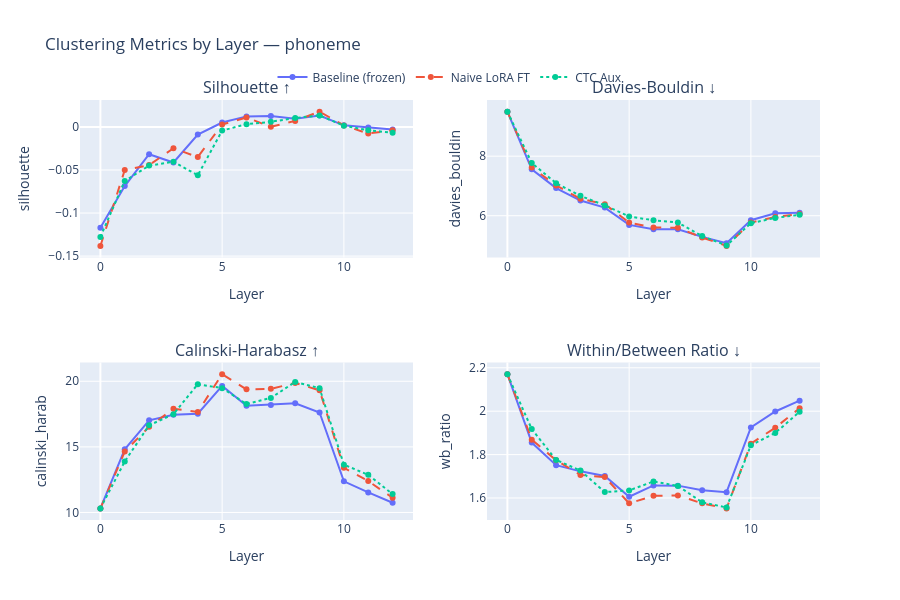
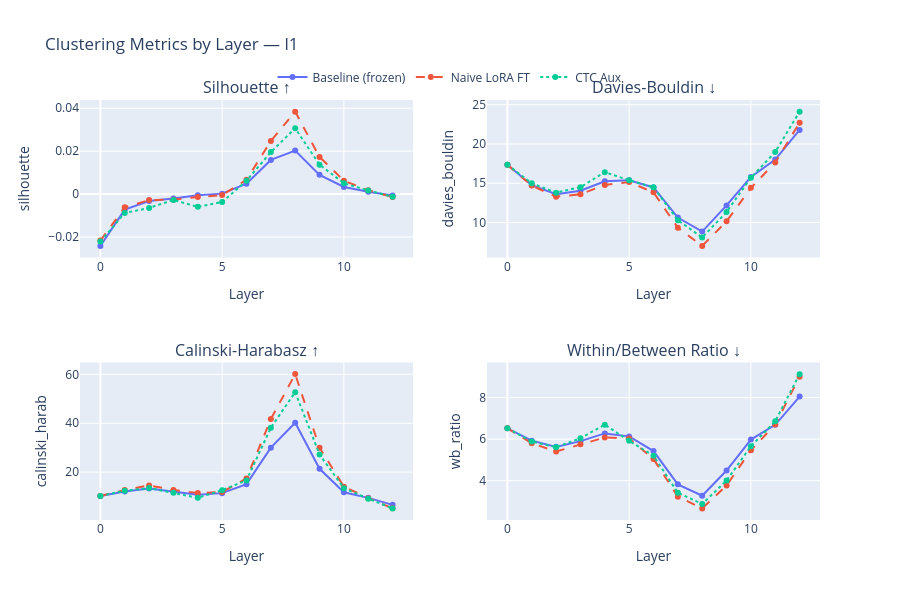
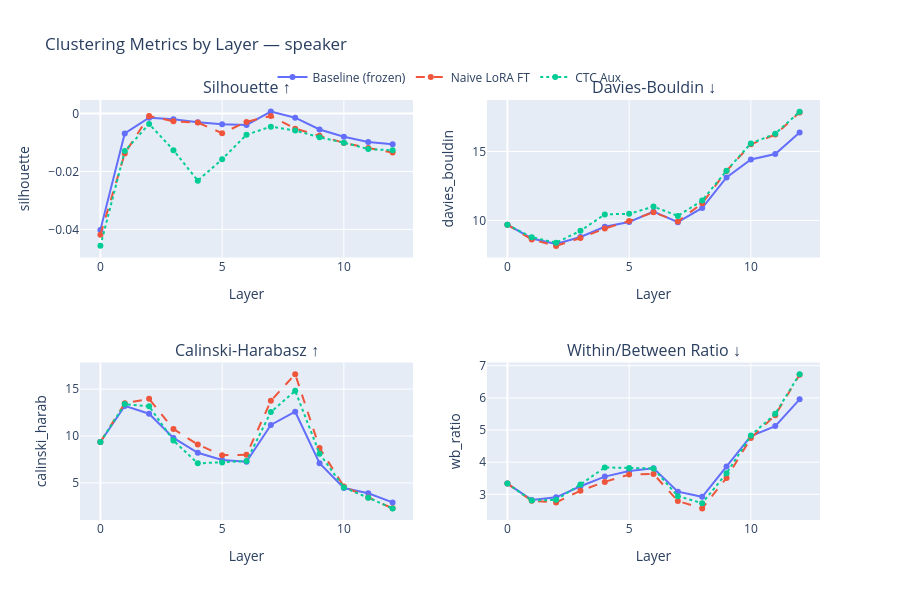

Notebook code cell kept with these figures, in order:
### Markdown cell above
---
# Section 3 — Layer Progression Charts

### Code cell
# ── 3a. Per-label metric progression ─────────────────────────────────────────
for label_type in LABEL_TYPES:
    sub = df[df["label_type"] == label_type]
    fig = make_subplots(rows=2, cols=2,
                        subplot_titles=[t for t, _ in METRICS.values()])
    positions = [(1,1),(1,2),(2,1),(2,2)]
    for (metric, (title, _)), (r, c) in zip(METRICS.items(), positions):
        for key in MODELS:
            msub = sub[sub["model"] == key].sort_values("layer")
            s    = MODEL_STYLES.get(key, {})
            fig.add_trace(go.Scatter(
                x=msub["layer"], y=msub[metric],
                name=s.get("label", key), legendgroup=key,
                showlegend=(r == 1 and c == 1),
                line=dict(color=s.get("color"), dash=s.get("dash"), width=2),
                mode="lines+markers",
            ), row=r, col=c)
        fig.update_xaxes(title_text="Layer", row=r, col=c)
        fig.update_yaxes(title_text=metric[:14], row=r, col=c)
    fig.update_layout(
        title=f"Clustering Metrics by Layer — {label_type}",
        height=600,
        legend=dict(orientation="h", yanchor="bottom", y=1.02, xanchor="center", x=0.5),
    )
    fig.show()

### Figure 1 — Plotly figure (JSON) as saved in the notebook; plotly's stock layout.template omitted (floating-point values rounded to 4 significant figures)
{"data": [{"legendgroup": "baseline", "line": {"color": "#636EFA", "dash": "solid", "width": 2}, "mode": "lines+markers", "name": "Baseline (frozen)", "showlegend": true, "type": "scatter", "x": [0, 1, 2, 3, 4, 5, 6, 7, 8, 9, 10, 11, 12], "xaxis": "x", "y": [-0.117, -0.06866, -0.0317, -0.04126, -0.008838, 0.005162, 0.01229, 0.01262, 0.009674, 0.01338, 0.001925, -0.0007423, -0.002853], "yaxis": "y"}, {"legendgroup": "baseline_lora", "line": {"color": "#EF553B", "dash": "dash", "width": 2}, "mode": "lines+markers", "name": "Naive LoRA FT", "showlegend": true, "type": "scatter", "x": [0, 1, 2, 3, 4, 5, 6, 7, 8, 9, 10, 11, 12], "xaxis": "x", "y": [-0.1381, -0.05002, -0.04423, -0.02477, -0.03496, 0.002924, 0.01091, 0.0001904, 0.007077, 0.01782, 0.001737, -0.00757, -0.003943], "yaxis": "y"}, {"legendgroup": "ctc_aux", "line": {"color": "#00CC96", "dash": "dot", "width": 2}, "mode": "lines+markers", "name": "CTC Aux", "showlegend": true, "type": "scatter", "x": [0, 1, 2, 3, 4, 5, 6, 7, 8, 9, 10, 11, 12], "xaxis": "x", "y": [-0.1278, -0.06272, -0.04487, -0.04047, -0.05611, -0.004177, 0.003207, 0.005988, 0.01043, 0.01338, 0.001501, -0.003909, -0.006601], "yaxis": "y"}, {"legendgroup": "baseline", "line": {"color": "#636EFA", "dash": "solid", "width": 2}, "mode": "lines+markers", "name": "Baseline (frozen)", "showlegend": false, "type": "scatter", "x": [0, 1, 2, 3, 4, 5, 6, 7, 8, 9, 10, 11, 12], "xaxis": "x2", "y": [9.497, 7.559, 6.928, 6.509, 6.273, 5.692, 5.546, 5.545, 5.288, 5.076, 5.848, 6.081, 6.099], "yaxis": "y2"}, {"legendgroup": "baseline_lora", "line": {"color": "#EF553B", "dash": "dash", "width": 2}, "mode": "lines+markers", "name": "Naive LoRA FT", "showlegend": false, "type": "scatter", "x": [0, 1, 2, 3, 4, 5, 6, 7, 8, 9, 10, 11, 12], "xaxis": "x2", "y": [9.497, 7.62, 7.017, 6.569, 6.388, 5.772, 5.604, 5.597, 5.268, 4.987, 5.771, 5.956, 6.062], "yaxis": "y2"}, {"legendgroup": "ctc_aux", "line": {"color": "#00CC96", "dash": "dot", "width": 2}, "mode": "lines+markers", "name": "CTC Aux", "showlegend": false, "type": "scatter", "x": [0, 1, 2, 3, 4, 5, 6, 7, 8, 9, 10, 11, 12], "xaxis": "x2", "y": [9.497, 7.772, 7.093, 6.668, 6.347, 5.972, 5.848, 5.771, 5.316, 5.0, 5.749, 5.928, 6.03], "yaxis": "y2"}, {"legendgroup": "baseline", "line": {"color": "#636EFA", "dash": "solid", "width": 2}, "mode": "lines+markers", "name": "Baseline (frozen)", "showlegend": false, "type": "scatter", "x": [0, 1, 2, 3, 4, 5, 6, 7, 8, 9, 10, 11, 12], "xaxis": "x3", "y": [10.31, 14.81, 17.02, 17.45, 17.53, 19.64, 18.13, 18.2, 18.32, 17.62, 12.37, 11.53, 10.74], "yaxis": "y3"}, {"legendgroup": "baseline_lora", "line": {"color": "#EF553B", "dash": "dash", "width": 2}, "mode": "lines+markers", "name": "Naive LoRA FT", "showlegend": false, "type": "scatter", "x": [0, 1, 2, 3, 4, 5, 6, 7, 8, 9, 10, 11, 12], "xaxis": "x3", "y": [10.31, 14.64, 16.53, 17.9, 17.67, 20.55, 19.38, 19.42, 19.87, 19.31, 13.4, 12.4, 11.12], "yaxis": "y3"}, {"legendgroup": "ctc_aux", "line": {"color": "#00CC96", "dash": "dot", "width": 2}, "mode": "lines+markers", "name": "CTC Aux", "showlegend": false, "type": "scatter", "x": [0, 1, 2, 3, 4, 5, 6, 7, 8, 9, 10, 11, 12], "xaxis": "x3", "y": [10.31, 13.89, 16.65, 17.49, 19.78, 19.48, 18.27, 18.73, 19.95, 19.48, 13.64, 12.87, 11.4], "yaxis": "y3"}, {"legendgroup": "baseline", "line": {"color": "#636EFA", "dash": "solid", "width": 2}, "mode": "lines+markers", "name": "Baseline (frozen)", "showlegend": false, "type": "scatter", "x": [0, 1, 2, 3, 4, 5, 6, 7, 8, 9, 10, 11, 12], "xaxis": "x4", "y": [2.171, 1.855, 1.751, 1.723, 1.702, 1.606, 1.658, 1.657, 1.636, 1.627, 1.925, 1.999, 2.049], "yaxis": "y4"}, {"legendgroup": "baseline_lora", "line": {"color": "#EF553B", "dash": "dash", "width": 2}, "mode": "lines+markers", "name": "Naive LoRA FT", "showlegend": false, "type": "scatter", "x": [0, 1, 2, 3, 4, 5, 6, 7, 8, 9, 10, 11, 12], "xaxis": "x4", "y": [2.171, 1.869, 1.774, 1.706, 1.696, 1.575, 1.61, 1.612, 1.575, 1.552, 1.851, 1.924, 2.014], "yaxis": "y4"}, {"legendgroup": "ctc_aux", "line": {"color": "#00CC96", "dash": "dot", "width": 2}, "mode": "lines+markers", "name": "CTC Aux", "showlegend": false, "type": "scatter", "x": [0, 1, 2, 3, 4, 5, 6, 7, 8, 9, 10, 11, 12], "xaxis": "x4", "y": [2.171, 1.917, 1.775, 1.726, 1.627, 1.635, 1.676, 1.656, 1.58, 1.557, 1.843, 1.9, 1.997], "yaxis": "y4"}], "layout": {"annotations": [{"font": {"size": 16}, "showarrow": false, "text": "Silhouette ↑", "x": 0.225, "xanchor": "center", "xref": "paper", "y": 1, "yanchor": "bottom", "yref": "paper"}, {"font": {"size": 16}, "showarrow": false, "text": "Davies-Bouldin ↓", "x": 0.775, "xanchor": "center", "xref": "paper", "y": 1, "yanchor": "bottom", "yref": "paper"}, {"font": {"size": 16}, "showarrow": false, "text": "Calinski-Harabasz ↑", "x": 0.225, "xanchor": "center", "xref": "paper", "y": 0.375, "yanchor": "bottom", "yref": "paper"}, {"font": {"size": 16}, "showarrow": false, "text": "Within/Between Ratio ↓", "x": 0.775, "xanchor": "center", "xref": "paper", "y": 0.375, "yanchor": "bottom", "yref": "paper"}], "height": 600, "legend": {"orientation": "h", "x": 0.5, "xanchor": "center", "y": 1.02, "yanchor": "bottom"}, "title": {"text": "Clustering Metrics by Layer — phoneme"}, "xaxis": {"anchor": "y", "domain": [0, 0.45], "title": {"text": "Layer"}}, "xaxis2": {"anchor": "y2", "domain": [0.55, 1], "title": {"text": "Layer"}}, "xaxis3": {"anchor": "y3", "domain": [0, 0.45], "title": {"text": "Layer"}}, "xaxis4": {"anchor": "y4", "domain": [0.55, 1], "title": {"text": "Layer"}}, "yaxis": {"anchor": "x", "domain": [0.625, 1], "title": {"text": "silhouette"}}, "yaxis2": {"anchor": "x2", "domain": [0.625, 1], "title": {"text": "davies_bouldin"}}, "yaxis3": {"anchor": "x3", "domain": [0, 0.375], "title": {"text": "calinski_harab"}}, "yaxis4": {"anchor": "x4", "domain": [0, 0.375], "title": {"text": "wb_ratio"}}}}

### Figure 2 — Plotly figure (JSON) as saved in the notebook; plotly's stock layout.template omitted (floating-point values rounded to 4 significant figures)
{"data": [{"legendgroup": "baseline", "line": {"color": "#636EFA", "dash": "solid", "width": 2}, "mode": "lines+markers", "name": "Baseline (frozen)", "showlegend": true, "type": "scatter", "x": [0, 1, 2, 3, 4, 5, 6, 7, 8, 9, 10, 11, 12], "xaxis": "x", "y": [-0.02412, -0.00725, -0.003206, -0.002101, -0.0005322, 0.0002192, 0.004824, 0.01591, 0.02027, 0.008971, 0.003345, 0.001119, -0.0006156], "yaxis": "y"}, {"legendgroup": "baseline_lora", "line": {"color": "#EF553B", "dash": "dash", "width": 2}, "mode": "lines+markers", "name": "Naive LoRA FT", "showlegend": true, "type": "scatter", "x": [0, 1, 2, 3, 4, 5, 6, 7, 8, 9, 10, 11, 12], "xaxis": "x", "y": [-0.02166, -0.006125, -0.002797, -0.002603, -0.00138, -0.0004604, 0.00666, 0.02474, 0.03841, 0.01724, 0.006268, 0.001784, -0.001391], "yaxis": "y"}, {"legendgroup": "ctc_aux", "line": {"color": "#00CC96", "dash": "dot", "width": 2}, "mode": "lines+markers", "name": "CTC Aux", "showlegend": true, "type": "scatter", "x": [0, 1, 2, 3, 4, 5, 6, 7, 8, 9, 10, 11, 12], "xaxis": "x", "y": [-0.02207, -0.008818, -0.00645, -0.002718, -0.005941, -0.003676, 0.00623, 0.01956, 0.03066, 0.01368, 0.005087, 0.001641, -0.001217], "yaxis": "y"}, {"legendgroup": "baseline", "line": {"color": "#636EFA", "dash": "solid", "width": 2}, "mode": "lines+markers", "name": "Baseline (frozen)", "showlegend": false, "type": "scatter", "x": [0, 1, 2, 3, 4, 5, 6, 7, 8, 9, 10, 11, 12], "xaxis": "x2", "y": [17.35, 14.75, 13.61, 14.05, 15.25, 15.38, 14.46, 10.63, 8.843, 12.17, 15.79, 18.02, 21.78], "yaxis": "y2"}, {"legendgroup": "baseline_lora", "line": {"color": "#EF553B", "dash": "dash", "width": 2}, "mode": "lines+markers", "name": "Naive LoRA FT", "showlegend": false, "type": "scatter", "x": [0, 1, 2, 3, 4, 5, 6, 7, 8, 9, 10, 11, 12], "xaxis": "x2", "y": [17.35, 14.7, 13.27, 13.59, 14.79, 15.14, 13.84, 9.325, 7.023, 10.15, 14.41, 17.65, 22.71], "yaxis": "y2"}, {"legendgroup": "ctc_aux", "line": {"color": "#00CC96", "dash": "dot", "width": 2}, "mode": "lines+markers", "name": "CTC Aux", "showlegend": false, "type": "scatter", "x": [0, 1, 2, 3, 4, 5, 6, 7, 8, 9, 10, 11, 12], "xaxis": "x2", "y": [17.35, 14.99, 13.8, 14.5, 16.41, 15.38, 14.5, 10.29, 8.094, 11.34, 15.7, 18.98, 24.12], "yaxis": "y2"}, {"legendgroup": "baseline", "line": {"color": "#636EFA", "dash": "solid", "width": 2}, "mode": "lines+markers", "name": "Baseline (frozen)", "showlegend": false, "type": "scatter", "x": [0, 1, 2, 3, 4, 5, 6, 7, 8, 9, 10, 11, 12], "xaxis": "x3", "y": [10.26, 12.1, 13.34, 12.09, 10.74, 11.41, 15.09, 30.01, 40.21, 21.37, 11.77, 9.474, 6.612], "yaxis": "y3"}, {"legendgroup": "baseline_lora", "line": {"color": "#EF553B", "dash": "dash", "width": 2}, "mode": "lines+markers", "name": "Naive LoRA FT", "showlegend": false, "type": "scatter", "x": [0, 1, 2, 3, 4, 5, 6, 7, 8, 9, 10, 11, 12], "xaxis": "x3", "y": [10.26, 12.7, 14.55, 12.73, 11.44, 11.84, 17.41, 41.7, 60.09, 30.0, 14.06, 9.339, 5.214], "yaxis": "y3"}, {"legendgroup": "ctc_aux", "line": {"color": "#00CC96", "dash": "dot", "width": 2}, "mode": "lines+markers", "name": "CTC Aux", "showlegend": false, "type": "scatter", "x": [0, 1, 2, 3, 4, 5, 6, 7, 8, 9, 10, 11, 12], "xaxis": "x3", "y": [10.26, 12.36, 13.48, 11.59, 9.485, 12.63, 16.62, 38.19, 52.72, 27.22, 13.41, 9.158, 5.175], "yaxis": "y3"}, {"legendgroup": "baseline", "line": {"color": "#636EFA", "dash": "solid", "width": 2}, "mode": "lines+markers", "name": "Baseline (frozen)", "showlegend": false, "type": "scatter", "x": [0, 1, 2, 3, 4, 5, 6, 7, 8, 9, 10, 11, 12], "xaxis": "x4", "y": [6.519, 5.924, 5.626, 5.901, 6.273, 6.13, 5.421, 3.819, 3.271, 4.484, 5.978, 6.685, 8.05], "yaxis": "y4"}, {"legendgroup": "baseline_lora", "line": {"color": "#EF553B", "dash": "dash", "width": 2}, "mode": "lines+markers", "name": "Naive LoRA FT", "showlegend": false, "type": "scatter", "x": [0, 1, 2, 3, 4, 5, 6, 7, 8, 9, 10, 11, 12], "xaxis": "x4", "y": [6.519, 5.797, 5.4, 5.752, 6.078, 6.03, 5.039, 3.227, 2.663, 3.766, 5.459, 6.703, 9.006], "yaxis": "y4"}, {"legendgroup": "ctc_aux", "line": {"color": "#00CC96", "dash": "dot", "width": 2}, "mode": "lines+markers", "name": "CTC Aux", "showlegend": false, "type": "scatter", "x": [0, 1, 2, 3, 4, 5, 6, 7, 8, 9, 10, 11, 12], "xaxis": "x4", "y": [6.519, 5.88, 5.611, 6.042, 6.695, 5.916, 5.199, 3.419, 2.877, 4.001, 5.658, 6.86, 9.129], "yaxis": "y4"}], "layout": {"annotations": [{"font": {"size": 16}, "showarrow": false, "text": "Silhouette ↑", "x": 0.225, "xanchor": "center", "xref": "paper", "y": 1, "yanchor": "bottom", "yref": "paper"}, {"font": {"size": 16}, "showarrow": false, "text": "Davies-Bouldin ↓", "x": 0.775, "xanchor": "center", "xref": "paper", "y": 1, "yanchor": "bottom", "yref": "paper"}, {"font": {"size": 16}, "showarrow": false, "text": "Calinski-Harabasz ↑", "x": 0.225, "xanchor": "center", "xref": "paper", "y": 0.375, "yanchor": "bottom", "yref": "paper"}, {"font": {"size": 16}, "showarrow": false, "text": "Within/Between Ratio ↓", "x": 0.775, "xanchor": "center", "xref": "paper", "y": 0.375, "yanchor": "bottom", "yref": "paper"}], "height": 600, "legend": {"orientation": "h", "x": 0.5, "xanchor": "center", "y": 1.02, "yanchor": "bottom"}, "title": {"text": "Clustering Metrics by Layer — l1"}, "xaxis": {"anchor": "y", "domain": [0, 0.45], "title": {"text": "Layer"}}, "xaxis2": {"anchor": "y2", "domain": [0.55, 1], "title": {"text": "Layer"}}, "xaxis3": {"anchor": "y3", "domain": [0, 0.45], "title": {"text": "Layer"}}, "xaxis4": {"anchor": "y4", "domain": [0.55, 1], "title": {"text": "Layer"}}, "yaxis": {"anchor": "x", "domain": [0.625, 1], "title": {"text": "silhouette"}}, "yaxis2": {"anchor": "x2", "domain": [0.625, 1], "title": {"text": "davies_bouldin"}}, "yaxis3": {"anchor": "x3", "domain": [0, 0.375], "title": {"text": "calinski_harab"}}, "yaxis4": {"anchor": "x4", "domain": [0, 0.375], "title": {"text": "wb_ratio"}}}}

### Figure 3 — Plotly figure (JSON) as saved in the notebook; plotly's stock layout.template omitted (floating-point values rounded to 4 significant figures)
{"data": [{"legendgroup": "baseline", "line": {"color": "#636EFA", "dash": "solid", "width": 2}, "mode": "lines+markers", "name": "Baseline (frozen)", "showlegend": true, "type": "scatter", "x": [0, 1, 2, 3, 4, 5, 6, 7, 8, 9, 10, 11, 12], "xaxis": "x", "y": [-0.04016, -0.006913, -0.001464, -0.001985, -0.003072, -0.003768, -0.003976, 0.0006294, -0.001459, -0.005521, -0.008017, -0.009878, -0.0106], "yaxis": "y"}, {"legendgroup": "baseline_lora", "line": {"color": "#EF553B", "dash": "dash", "width": 2}, "mode": "lines+markers", "name": "Naive LoRA FT", "showlegend": true, "type": "scatter", "x": [0, 1, 2, 3, 4, 5, 6, 7, 8, 9, 10, 11, 12], "xaxis": "x", "y": [-0.04184, -0.01381, -0.000864, -0.002695, -0.003154, -0.006808, -0.002906, -0.000859, -0.005249, -0.007719, -0.01015, -0.01191, -0.0135], "yaxis": "y"}, {"legendgroup": "ctc_aux", "line": {"color": "#00CC96", "dash": "dot", "width": 2}, "mode": "lines+markers", "name": "CTC Aux", "showlegend": true, "type": "scatter", "x": [0, 1, 2, 3, 4, 5, 6, 7, 8, 9, 10, 11, 12], "xaxis": "x", "y": [-0.04568, -0.01299, -0.003622, -0.01266, -0.02317, -0.01579, -0.007327, -0.004548, -0.005877, -0.008229, -0.01007, -0.01229, -0.01272], "yaxis": "y"}, {"legendgroup": "baseline", "line": {"color": "#636EFA", "dash": "solid", "width": 2}, "mode": "lines+markers", "name": "Baseline (frozen)", "showlegend": false, "type": "scatter", "x": [0, 1, 2, 3, 4, 5, 6, 7, 8, 9, 10, 11, 12], "xaxis": "x2", "y": [9.686, 8.69, 8.288, 8.799, 9.536, 9.887, 10.63, 9.869, 10.9, 13.11, 14.42, 14.81, 16.37], "yaxis": "y2"}, {"legendgroup": "baseline_lora", "line": {"color": "#EF553B", "dash": "dash", "width": 2}, "mode": "lines+markers", "name": "Naive LoRA FT", "showlegend": false, "type": "scatter", "x": [0, 1, 2, 3, 4, 5, 6, 7, 8, 9, 10, 11, 12], "xaxis": "x2", "y": [9.686, 8.614, 8.15, 8.722, 9.405, 9.951, 10.59, 9.917, 11.25, 13.59, 15.52, 16.22, 17.83], "yaxis": "y2"}, {"legendgroup": "ctc_aux", "line": {"color": "#00CC96", "dash": "dot", "width": 2}, "mode": "lines+markers", "name": "CTC Aux", "showlegend": false, "type": "scatter", "x": [0, 1, 2, 3, 4, 5, 6, 7, 8, 9, 10, 11, 12], "xaxis": "x2", "y": [9.686, 8.778, 8.379, 9.243, 10.44, 10.48, 11.0, 10.33, 11.44, 13.61, 15.58, 16.28, 17.89], "yaxis": "y2"}, {"legendgroup": "baseline", "line": {"color": "#636EFA", "dash": "solid", "width": 2}, "mode": "lines+markers", "name": "Baseline (frozen)", "showlegend": false, "type": "scatter", "x": [0, 1, 2, 3, 4, 5, 6, 7, 8, 9, 10, 11, 12], "xaxis": "x3", "y": [9.36, 13.21, 12.38, 9.799, 8.213, 7.447, 7.245, 11.18, 12.59, 7.105, 4.446, 3.9, 2.918], "yaxis": "y3"}, {"legendgroup": "baseline_lora", "line": {"color": "#EF553B", "dash": "dash", "width": 2}, "mode": "lines+markers", "name": "Naive LoRA FT", "showlegend": false, "type": "scatter", "x": [0, 1, 2, 3, 4, 5, 6, 7, 8, 9, 10, 11, 12], "xaxis": "x3", "y": [9.36, 13.48, 13.96, 10.75, 9.081, 7.947, 7.996, 13.75, 16.6, 8.728, 4.606, 3.433, 2.283], "yaxis": "y3"}, {"legendgroup": "ctc_aux", "line": {"color": "#00CC96", "dash": "dot", "width": 2}, "mode": "lines+markers", "name": "CTC Aux", "showlegend": false, "type": "scatter", "x": [0, 1, 2, 3, 4, 5, 6, 7, 8, 9, 10, 11, 12], "xaxis": "x3", "y": [9.36, 13.4, 13.17, 9.512, 7.08, 7.174, 7.324, 12.55, 14.82, 8.119, 4.498, 3.419, 2.28], "yaxis": "y3"}, {"legendgroup": "baseline", "line": {"color": "#636EFA", "dash": "solid", "width": 2}, "mode": "lines+markers", "name": "Baseline (frozen)", "showlegend": false, "type": "scatter", "x": [0, 1, 2, 3, 4, 5, 6, 7, 8, 9, 10, 11, 12], "xaxis": "x4", "y": [3.334, 2.827, 2.907, 3.251, 3.551, 3.724, 3.808, 3.082, 2.923, 3.867, 4.808, 5.122, 5.955], "yaxis": "y4"}, {"legendgroup": "baseline_lora", "line": {"color": "#EF553B", "dash": "dash", "width": 2}, "mode": "lines+markers", "name": "Naive LoRA FT", "showlegend": false, "type": "scatter", "x": [0, 1, 2, 3, 4, 5, 6, 7, 8, 9, 10, 11, 12], "xaxis": "x4", "y": [3.334, 2.8, 2.748, 3.113, 3.387, 3.616, 3.632, 2.794, 2.563, 3.51, 4.749, 5.463, 6.719], "yaxis": "y4"}, {"legendgroup": "ctc_aux", "line": {"color": "#00CC96", "dash": "dot", "width": 2}, "mode": "lines+markers", "name": "CTC Aux", "showlegend": false, "type": "scatter", "x": [0, 1, 2, 3, 4, 5, 6, 7, 8, 9, 10, 11, 12], "xaxis": "x4", "y": [3.334, 2.81, 2.828, 3.306, 3.836, 3.818, 3.805, 2.943, 2.727, 3.654, 4.829, 5.504, 6.738], "yaxis": "y4"}], "layout": {"annotations": [{"font": {"size": 16}, "showarrow": false, "text": "Silhouette ↑", "x": 0.225, "xanchor": "center", "xref": "paper", "y": 1, "yanchor": "bottom", "yref": "paper"}, {"font": {"size": 16}, "showarrow": false, "text": "Davies-Bouldin ↓", "x": 0.775, "xanchor": "center", "xref": "paper", "y": 1, "yanchor": "bottom", "yref": "paper"}, {"font": {"size": 16}, "showarrow": false, "text": "Calinski-Harabasz ↑", "x": 0.225, "xanchor": "center", "xref": "paper", "y": 0.375, "yanchor": "bottom", "yref": "paper"}, {"font": {"size": 16}, "showarrow": false, "text": "Within/Between Ratio ↓", "x": 0.775, "xanchor": "center", "xref": "paper", "y": 0.375, "yanchor": "bottom", "yref": "paper"}], "height": 600, "legend": {"orientation": "h", "x": 0.5, "xanchor": "center", "y": 1.02, "yanchor": "bottom"}, "title": {"text": "Clustering Metrics by Layer — speaker"}, "xaxis": {"anchor": "y", "domain": [0, 0.45], "title": {"text": "Layer"}}, "xaxis2": {"anchor": "y2", "domain": [0.55, 1], "title": {"text": "Layer"}}, "xaxis3": {"anchor": "y3", "domain": [0, 0.45], "title": {"text": "Layer"}}, "xaxis4": {"anchor": "y4", "domain": [0.55, 1], "title": {"text": "Layer"}}, "yaxis": {"anchor": "x", "domain": [0.625, 1], "title": {"text": "silhouette"}}, "yaxis2": {"anchor": "x2", "domain": [0.625, 1], "title": {"text": "davies_bouldin"}}, "yaxis3": {"anchor": "x3", "domain": [0, 0.375], "title": {"text": "calinski_harab"}}, "yaxis4": {"anchor": "x4", "domain": [0, 0.375], "title": {"text": "wb_ratio"}}}}
